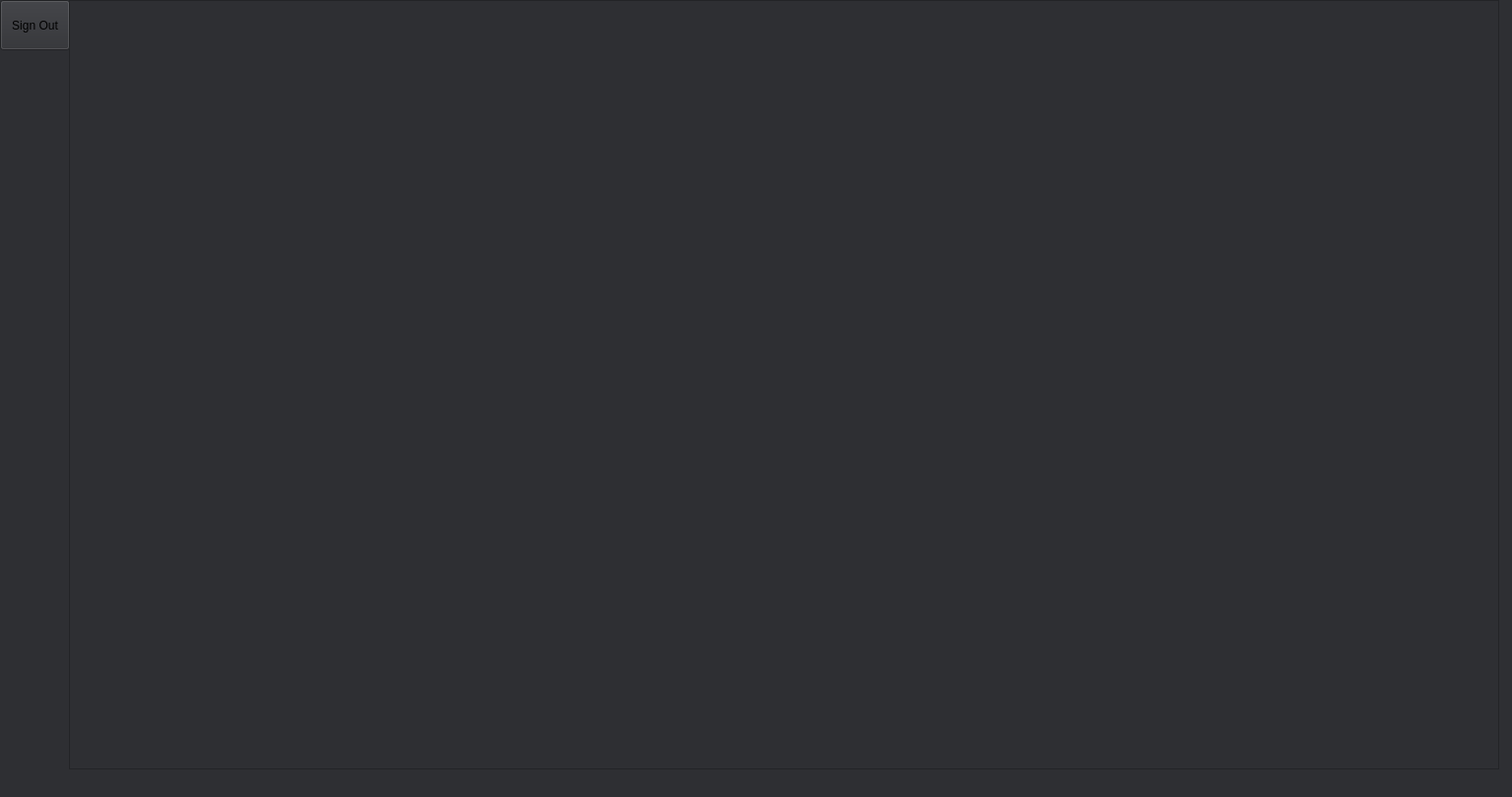
<?xml version="1.0" encoding="UTF-8"?>
<ui version="4.0">
 <class>HomePage</class>
 <widget class="QWidget" name="HomePage">
  <property name="geometry">
   <rect>
    <x>0</x>
    <y>0</y>
    <width>1534</width>
    <height>809</height>
   </rect>
  </property>
  <property name="windowTitle">
   <string>Form</string>
  </property>
  <property name="styleSheet">
   <string notr="true">background-color: rgb(46, 47, 51);</string>
  </property>
  <widget class="QScrollArea" name="scrollArea">
   <property name="geometry">
    <rect>
     <x>70</x>
     <y>0</y>
     <width>1451</width>
     <height>781</height>
    </rect>
   </property>
   <property name="styleSheet">
    <string notr="true">background-color: rgb(46, 47, 51);</string>
   </property>
   <property name="widgetResizable">
    <bool>true</bool>
   </property>
   <widget class="QWidget" name="scrollAreaWidgetContents">
    <property name="geometry">
     <rect>
      <x>0</x>
      <y>0</y>
      <width>1449</width>
      <height>779</height>
     </rect>
    </property>
   </widget>
  </widget>
  <widget class="QPushButton" name="pushButton">
   <property name="geometry">
    <rect>
     <x>0</x>
     <y>0</y>
     <width>71</width>
     <height>51</height>
    </rect>
   </property>
   <property name="text">
    <string>Sign Out</string>
   </property>
  </widget>
 </widget>
 <resources/>
 <connections/>
</ui>
